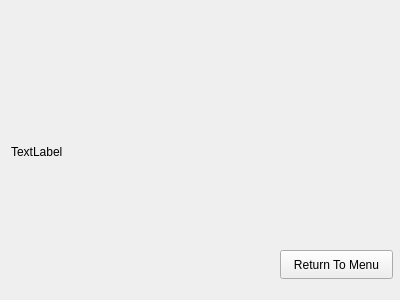
<?xml version="1.0" encoding="UTF-8"?>
<ui version="4.0">
 <class>GameResult</class>
 <widget class="QWidget" name="GameResult">
  <property name="geometry">
   <rect>
    <x>0</x>
    <y>0</y>
    <width>400</width>
    <height>300</height>
   </rect>
  </property>
  <property name="windowTitle">
   <string>Form</string>
  </property>
  <widget class="QPushButton" name="return_2">
   <property name="geometry">
    <rect>
     <x>280</x>
     <y>250</y>
     <width>113</width>
     <height>29</height>
    </rect>
   </property>
   <property name="text">
    <string>Return To Menu</string>
   </property>
  </widget>
  <widget class="QLabel" name="result">
   <property name="geometry">
    <rect>
     <x>11</x>
     <y>11</y>
     <width>381</width>
     <height>281</height>
    </rect>
   </property>
   <property name="text">
    <string>TextLabel</string>
   </property>
  </widget>
 </widget>
 <resources/>
 <connections/>
</ui>
